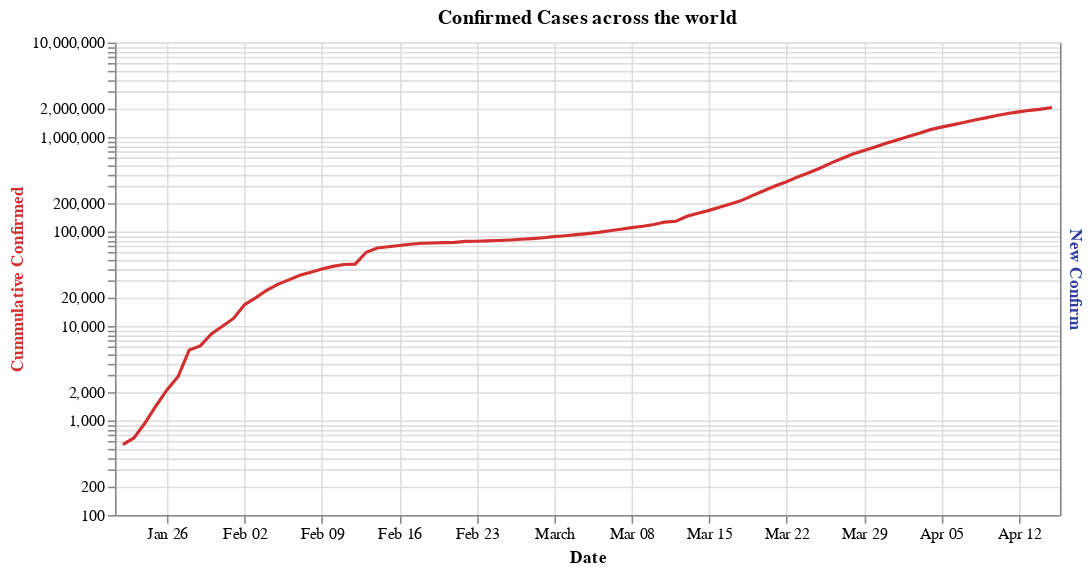

Here is the notebook cell this chart was saved with:
### Code cell
#hide_input
_df = df_confirmed.groupby(['Date']).sum().unstack().reset_index().drop(columns=['level_0']).rename(columns={0: 'Cummulative Confirmed'})
_df['New Confirm'] = _df[['Cummulative Confirmed']].diff()

_df_line = alt.Chart(_df).mark_line(color='#D32F2F').encode(
    alt.X('Date:T'),
    alt.Y('Cummulative Confirmed:Q', axis=alt.Axis(titleColor='#D32F2F'), scale=alt.Scale(type='log')),
    tooltip=list(_df)
)

_df_new_bar = alt.Chart(_df).mark_bar(opacity=0.3, color='#303F9F').encode(
    alt.X('Date:T'),
    alt.Y('New Confirm:Q', axis=alt.Axis(titleColor='#303F9F'), scale=alt.Scale(type='log')),
    tooltip=list(_df)
)


alt.layer(_df_line, _df_new_bar).resolve_scale(
    y='independent'
).properties(
    title = 'Confirmed Cases across the world',
    width = 600
)

### Figure 1 — Vega-Lite specification as saved in the notebook (floating-point values rounded to 4 significant figures)
{"config": {"view": {"continuousWidth": 400, "continuousHeight": 300}}, "layer": [{"mark": {"type": "line", "color": "#D32F2F"}, "encoding": {"tooltip": [{"type": "temporal", "field": "Date"}, {"type": "quantitative", "field": "Cummulative Confirmed"}, {"type": "quantitative", "field": "New Confirm"}], "x": {"type": "temporal", "field": "Date"}, "y": {"type": "quantitative", "axis": {"titleColor": "#D32F2F"}, "field": "Cummulative Confirmed", "scale": {"type": "log"}}}}, {"mark": {"type": "bar", "color": "#303F9F", "opacity": 0.3}, "encoding": {"tooltip": [{"type": "temporal", "field": "Date"}, {"type": "quantitative", "field": "Cummulative Confirmed"}, {"type": "quantitative", "field": "New Confirm"}], "x": {"type": "temporal", "field": "Date"}, "y": {"type": "quantitative", "axis": {"titleColor": "#303F9F"}, "field": "New Confirm", "scale": {"type": "log"}}}}], "data": {"name": "data-a3f764548e3394c09de19a825214a450"}, "resolve": {"scale": {"y": "independent"}}, "title": "Confirmed Cases across the world", "width": 600, "$schema": "https://vega.github.io/schema/vega-lite/v4.8.1.json", "datasets": {"data-a3f764548e3394c09de19a825214a450": [{"Date": "2020-01-22T00:00:00", "Cummulative Confirmed": 555, "New Confirm": null}, {"Date": "2020-01-23T00:00:00", "Cummulative Confirmed": 654, "New Confirm": 99.0}, {"Date": "2020-01-24T00:00:00", "Cummulative Confirmed": 941, "New Confirm": 287.0}, {"Date": "2020-01-25T00:00:00", "Cummulative Confirmed": 1434, "New Confirm": 493.0}, {"Date": "2020-01-26T00:00:00", "Cummulative Confirmed": 2118, "New Confirm": 684.0}, {"Date": "2020-01-27T00:00:00", "Cummulative Confirmed": 2927, "New Confirm": 809.0}, {"Date": "2020-01-28T00:00:00", "Cummulative Confirmed": 5578, "New Confirm": 2651.0}, {"Date": "2020-01-29T00:00:00", "Cummulative Confirmed": 6166, "New Confirm": 588.0}, {"Date": "2020-01-30T00:00:00", "Cummulative Confirmed": 8234, "New Confirm": 2068.0}, {"Date": "2020-01-31T00:00:00", "Cummulative Confirmed": 9927, "New Confirm": 1693.0}, {"Date": "2020-02-01T00:00:00", "Cummulative Confirmed": 12038, "New Confirm": 2111.0}, {"Date": "2020-02-02T00:00:00", "Cummulative Confirmed": 16787, "New Confirm": 4749.0}, {"Date": "2020-02-03T00:00:00", "Cummulative Confirmed": 19881, "New Confirm": 3094.0}, {"Date": "2020-02-04T00:00:00", "Cummulative Confirmed": 23892, "New Confirm": 4011.0}, {"Date": "2020-02-05T00:00:00", "Cummulative Confirmed": 27635, "New Confirm": 3743.0}, {"Date": "2020-02-06T00:00:00", "Cummulative Confirmed": 30794, "New Confirm": 3159.0}, {"Date": "2020-02-07T00:00:00", "Cummulative Confirmed": 34391, "New Confirm": 3597.0}, {"Date": "2020-02-08T00:00:00", "Cummulative Confirmed": 37120, "New Confirm": 2729.0}, {"Date": "2020-02-09T00:00:00", "Cummulative Confirmed": 40150, "New Confirm": 3030.0}, {"Date": "2020-02-10T00:00:00", "Cummulative Confirmed": 42762, "New Confirm": 2612.0}, {"Date": "2020-02-11T00:00:00", "Cummulative Confirmed": 44802, "New Confirm": 2040.0}, {"Date": "2020-02-12T00:00:00", "Cummulative Confirmed": 45221, "New Confirm": 419.0}, {"Date": "2020-02-13T00:00:00", "Cummulative Confirmed": 60368, "New Confirm": 15150.0}, {"Date": "2020-02-14T00:00:00", "Cummulative Confirmed": 66885, "New Confirm": 6517.0}, {"Date": "2020-02-15T00:00:00", "Cummulative Confirmed": 69030, "New Confirm": 2145.0}, {"Date": "2020-02-16T00:00:00", "Cummulative Confirmed": 71224, "New Confirm": 2194.0}, {"Date": "2020-02-17T00:00:00", "Cummulative Confirmed": 73258, "New Confirm": 2034.0}, {"Date": "2020-02-18T00:00:00", "Cummulative Confirmed": 75136, "New Confirm": 1878.0}, {"Date": "2020-02-19T00:00:00", "Cummulative Confirmed": 75639, "New Confirm": 503.0}, {"Date": "2020-02-20T00:00:00", "Cummulative Confirmed": 76197, "New Confirm": 558.0}, {"Date": "2020-02-21T00:00:00", "Cummulative Confirmed": 76819, "New Confirm": 622.0}, {"Date": "2020-02-22T00:00:00", "Cummulative Confirmed": 78572, "New Confirm": 1753.0}, {"Date": "2020-02-23T00:00:00", "Cummulative Confirmed": 78958, "New Confirm": 386.0}, {"Date": "2020-02-24T00:00:00", "Cummulative Confirmed": 79561, "New Confirm": 603.0}, {"Date": "2020-02-25T00:00:00", "Cummulative Confirmed": 80406, "New Confirm": 845.0}, {"Date": "2020-02-26T00:00:00", "Cummulative Confirmed": 81388, "New Confirm": 982.0}, {"Date": "2020-02-27T00:00:00", "Cummulative Confirmed": 82746, "New Confirm": 1358.0}, {"Date": "2020-02-28T00:00:00", "Cummulative Confirmed": 84112, "New Confirm": 1366.0}, {"Date": "2020-02-29T00:00:00", "Cummulative Confirmed": 86011, "New Confirm": 1899.0}, {"Date": "2020-03-01T00:00:00", "Cummulative Confirmed": 88369, "New Confirm": 2358.0}, {"Date": "2020-03-02T00:00:00", "Cummulative Confirmed": 90306, "New Confirm": 1937.0}, {"Date": "2020-03-03T00:00:00", "Cummulative Confirmed": 92840, "New Confirm": 2534.0}, {"Date": "2020-03-04T00:00:00", "Cummulative Confirmed": 95120, "New Confirm": 2280.0}, {"Date": "2020-03-05T00:00:00", "Cummulative Confirmed": 97886, "New Confirm": 2766.0}, {"Date": "2020-03-06T00:00:00", "Cummulative Confirmed": 101801, "New Confirm": 3915.0}, {"Date": "2020-03-07T00:00:00", "Cummulative Confirmed": 105847, "New Confirm": 4046.0}, {"Date": "2020-03-08T00:00:00", "Cummulative Confirmed": 109821, "New Confirm": 3974.0}, {"Date": "2020-03-09T00:00:00", "Cummulative Confirmed": 113590, "New Confirm": 3769.0}, {"Date": "2020-03-10T00:00:00", "Cummulative Confirmed": 118620, "New Confirm": 5030.0}, {"Date": "2020-03-11T00:00:00", "Cummulative Confirmed": 125875, "New Confirm": 7255.0}, {"Date": "2020-03-12T00:00:00", "Cummulative Confirmed": 128352, "New Confirm": 2477.0}, {"Date": "2020-03-13T00:00:00", "Cummulative Confirmed": 145205, "New Confirm": 16850.0}, {"Date": "2020-03-14T00:00:00", "Cummulative Confirmed": 156101, "New Confirm": 10900.0}, {"Date": "2020-03-15T00:00:00", "Cummulative Confirmed": 167454, "New Confirm": 11350.0}, {"Date": "2020-03-16T00:00:00", "Cummulative Confirmed": 181574, "New Confirm": 14120.0}, {"Date": "2020-03-17T00:00:00", "Cummulative Confirmed": 197102, "New Confirm": 15530.0}, {"Date": "2020-03-18T00:00:00", "Cummulative Confirmed": 214821, "New Confirm": 17720.0}, {"Date": "2020-03-19T00:00:00", "Cummulative Confirmed": 242570, "New Confirm": 27750.0}, {"Date": "2020-03-20T00:00:00", "Cummulative Confirmed": 272208, "New Confirm": 29640.0}, {"Date": "2020-03-21T00:00:00", "Cummulative Confirmed": 304507, "New Confirm": 32300.0}, {"Date": "2020-03-22T00:00:00", "Cummulative Confirmed": 336953, "New Confirm": 32450.0}, {"Date": "2020-03-23T00:00:00", "Cummulative Confirmed": 378235, "New Confirm": 41280.0}, {"Date": "2020-03-24T00:00:00", "Cummulative Confirmed": 418045, "New Confirm": 39810.0}, {"Date": "2020-03-25T00:00:00", "Cummulative Confirmed": 467653, "New Confirm": 49610.0}, {"Date": "2020-03-26T00:00:00", "Cummulative Confirmed": 529591, "New Confirm": 61940.0}, {"Date": "2020-03-27T00:00:00", "Cummulative Confirmed": 593291, "New Confirm": 63700.0}, {"Date": "2020-03-28T00:00:00", "Cummulative Confirmed": 660693, "New Confirm": 67400.0}, {"Date": "2020-03-29T00:00:00", "Cummulative Confirmed": 720140, "New Confirm": 59450.0}, {"Date": "2020-03-30T00:00:00", "Cummulative Confirmed": 782389, "New Confirm": 62250.0}, {"Date": "2020-03-31T00:00:00", "Cummulative Confirmed": 857487, "New Confirm": 75100.0}, {"Date": "2020-04-01T00:00:00", "Cummulative Confirmed": 932605, "New Confirm": 75120.0}, {"Date": "2020-04-02T00:00:00", "Cummulative Confirmed": 1013466, "New Confirm": 80860.0}, {"Date": "2020-04-03T00:00:00", "Cummulative Confirmed": 1095917, "New Confirm": 82450.0}, {"Date": "2020-04-04T00:00:00", "Cummulative Confirmed": 1197408, "New Confirm": 101500.0}, {"Date": "2020-04-05T00:00:00", "Cummulative Confirmed": 1272115, "New Confirm": 74710.0}, {"Date": "2020-04-06T00:00:00", "Cummulative Confirmed": 1345101, "New Confirm": 72990.0}, {"Date": "2020-04-07T00:00:00", "Cummulative Confirmed": 1426096, "New Confirm": 81000.0}, {"Date": "2020-04-08T00:00:00", "Cummulative Confirmed": 1511104, "New Confirm": 85010.0}, {"Date": "2020-04-09T00:00:00", "Cummulative Confirmed": 1595350, "New Confirm": 84250.0}, {"Date": "2020-04-10T00:00:00", "Cummulative Confirmed": 1691719, "New Confirm": 96370.0}, {"Date": "2020-04-11T00:00:00", "Cummulative Confirmed": 1771514, "New Confirm": 79800.0}, {"Date": "2020-04-12T00:00:00", "Cummulative Confirmed": 1846679, "New Confirm": 75160.0}, {"Date": "2020-04-13T00:00:00", "Cummulative Confirmed": 1917319, "New Confirm": 70640.0}, {"Date": "2020-04-14T00:00:00", "Cummulative Confirmed": 1976191, "New Confirm": 58870.0}, {"Date": "2020-04-15T00:00:00", "Cummulative Confirmed": 2056054, "New Confirm": 79860.0}]}}
